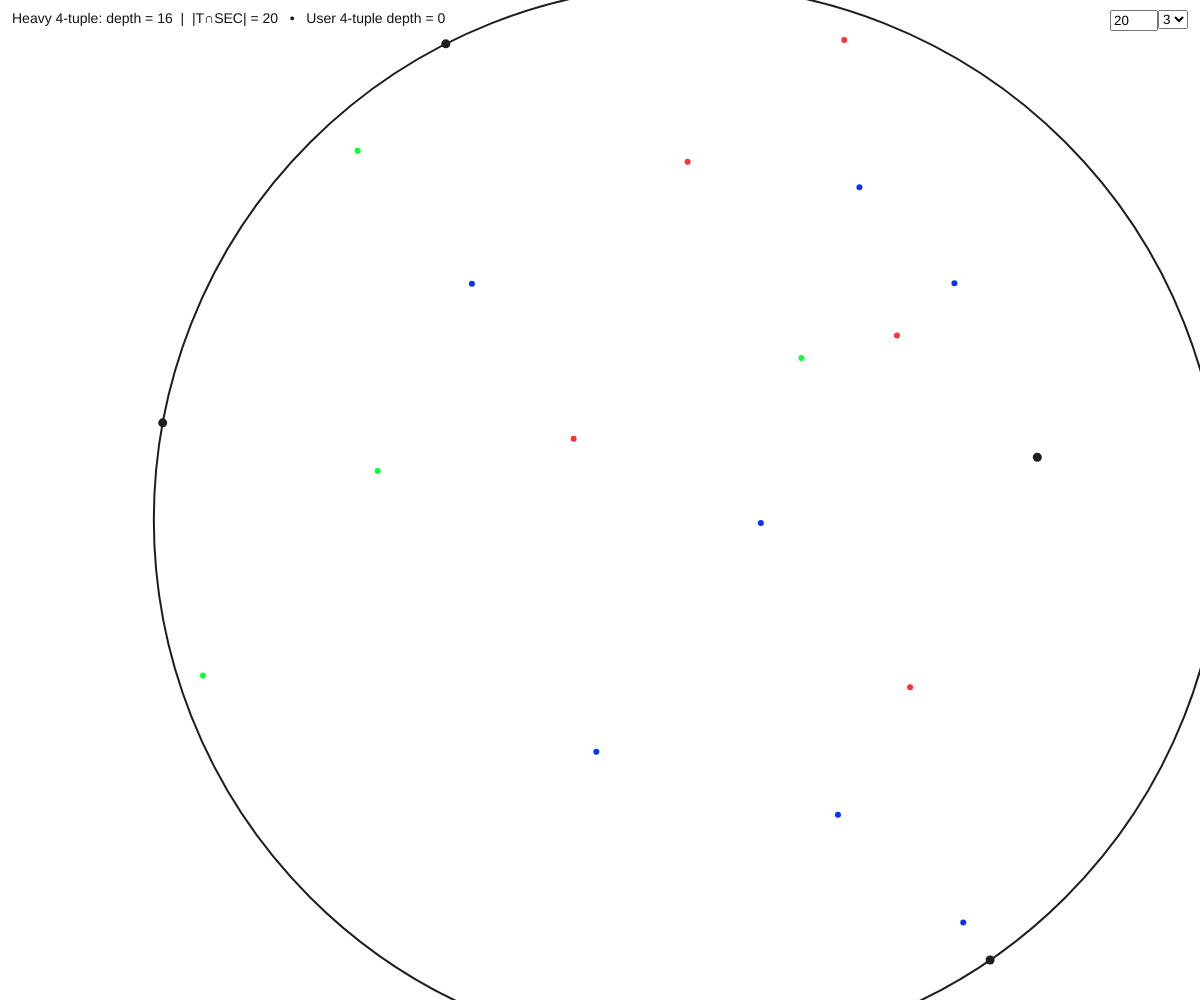
Frame 1 (no input)
Frame 60 (no input): identical to frame 1, image omitted
Frame 120 (the mouse pressed at the canvas centre since frame 60): identical to frame 1, image omitted

The p5.js sketch that drew this single still picture (run headless with seeded random() and noise() and a simulated clock; from frame 60 on, the mouse is pressed at the canvas centre):

// p5.js sketch
// ── sketch.js
const pad = 40;
let k = 3;
const k_choice = [3, 4, 5];
let cpts = 20;
const UNIT_R = 1;
const palette = [
  [10, 50, 255],
  [10, 255, 50],
  [255, 50, 50],
  [128, 128, 128],
  [230, 245, 40],
];
let view = { s: 1, ox: 0, oy: 0 };
let disk = { cx: 2, cy: 2, r: UNIT_R };
let pts = [];
let kSel;
let ptsInpt;
let ptColor = [];
let legend = "";
let userTuple = [];
let userCircle = null;
let userDepth = 0;

function setup() {
  createCanvas(windowWidth, windowHeight);
  kSel = createSelect();
  k_choice.forEach((v) => kSel.option(v));
  kSel.selected(k);
  kSel.position(windowWidth - kSel.width - 20, 10);
  pts = generateRandomPoints(cpts);
  recolorPoints();
  ptsInpt = createInput(cpts);
  ptsInpt.attribute("type", "number");
  ptsInpt.attribute("min", 5);
  ptsInpt.attribute("max", 200);
  ptsInpt.size(40);
  ptsInpt.position(windowWidth - ptsInpt.width - 50, 10);
  ptsInpt.changed(() => {
    const n = int(ptsInpt.value());
    pts = generateRandomPoints(n);
    recolorPoints();
    computeView();
    userTuple = [];
    userCircle = null;
  });
  computeView();
}

function draw() {
  randomSeed(1);
  nk = kSel ? int(kSel.value()) : k;
  if (nk != k) {
    k = nk;
    recolorPoints();
  }
  background(255);
  noStroke();
  for (let i = 0; i < pts.length; i++) {
    const s = toScreen(pts[i]);
    const [r, g, b] = palette[ptColor[i] % palette.length];
    fill(r, g, b);
    noStroke();
    circle(s.x, s.y, 6);

    if (userTuple && userTuple.includes(i)) {
      noFill();
      stroke(200, 50, 50); // highlight color
      strokeWeight(2);
      circle(s.x, s.y, 12); // slightly larger ring
    }
  }
  const heavy = heavyTupleSample(500);
  if (heavy && heavy.C) {
    const sC = toScreen({ x: heavy.C.cx, y: heavy.C.cy });
    noFill();
    stroke(30);
    strokeWeight(2);
    circle(sC.x, sC.y, 2 * heavy.C.r * view.s);

    noStroke();
    fill(30);
    for (const P of heavy.T) {
      const sp = toScreen(P);
      circle(sp.x, sp.y, 9);
    }
    legend = `Heavy 4-tuple: depth = ${heavy.depth}  |  |T∩SEC| = ${heavy.inside}`;
    if (userCircle) {
      const sC2 = toScreen({ x: userCircle.cx, y: userCircle.cy });
      noFill();
      stroke(200, 50, 50);
      strokeWeight(2);
      circle(sC2.x, sC2.y, 2 * userCircle.r * view.s);

      noStroke();
      fill(200, 50, 50);
      for (const idx of userTuple) {
        const sp = toScreen(pts[idx]);
        circle(sp.x, sp.y, 9);
      }
    }
    legend += `   •   User 4-tuple depth = ${userDepth}`;
  }
  drawLegendBoxes();
}

function drawLegendBoxes() {
  const x0 = 12,
    y0 = 14;
  textSize(14);
  textAlign(LEFT, CENTER);

  const padX = 8,
    padY = 6;
  const w = textWidth(legend) + 2 * padX;
  noStroke();
  fill(255, 230);
  rect(x0 - padX, y0 - padY, w, 24, 6);

  fill(20);
  text(legend, x0, y0 + 5);
}

windowResized = function () {
  resizeCanvas(windowWidth, windowHeight);
  computeView();
  kSel.position(windowWidth - kSel.width - 20, 10);
  ptsInpt.position(windowWidth - ptsInpt.width - 50, 10);
};

function computeView() {
  let minX = Infinity,
    minY = Infinity;
  let maxX = -Infinity,
    maxY = -Infinity;
  for (const p of pts) {
    minX = min(minX, p.x);
    minY = min(minY, p.y);
    maxX = max(maxX, p.x);
    maxY = max(maxY, p.y);
  }
  const rangeX = maxX - minX || 1; // if all x are equal || 1
  const rangeY = maxY - minY || 1; // if all y are equal || 1
  // Uniform scale so everything fits
  const sx = (width - 2 * pad) / rangeX;
  const sy = (height - 2 * pad) / rangeY;
  const s = min(sx, sy);
  // Ranges
  const cx = (minX + maxX) / 2;
  const cy = (minY + maxY) / 2;
  // Offsets so the data is centered
  const ox = width / 2 - s * cx;
  const oy = height / 2 - s * cy;

  view.s = s;
  view.ox = ox;
  view.oy = oy;
}

function toScreen(p) {
  return { x: view.s * p.x + view.ox, y: view.s * p.y + view.oy };
}

function fromScreen(x, y) {
  return {
    x: (x - view.ox) / view.s,
    y: (y - view.oy) / view.s,
  };
}

function generateRandomPoints(n, range = 3) {
  const pts = [];
  for (let i = 0; i < n; i++) {
    pts.push({
      x: random(range),
      y: random(range),
    });
  }
  return pts;
}

function recolorPoints() {
  ptColor = pts.map(() => floor(random(k)));
}

function circle2(A, B) {
  const cx = (A.x + B.x) / 2,
    cy = (A.y + B.y) / 2;
  const r = Math.hypot(A.x - B.x, A.y - B.y) / 2;
  return { cx, cy, r };
}
function circle3(A, B, C) {
  const ax = A.x,
    ay = A.y,
    bx = B.x,
    by = B.y,
    cx = C.x,
    cy = C.y;
  const d = 2 * (ax * (by - cy) + bx * (cy - ay) + cx * (ay - by));
  if (Math.abs(d) < 1e-12) return null;
  const ax2 = ax * ax + ay * ay,
    bx2 = bx * bx + by * by,
    cx2 = cx * cx + cy * cy;
  const ux = (ax2 * (by - cy) + bx2 * (cy - ay) + cx2 * (ay - by)) / d;
  const uy = (ax2 * (cx - bx) + bx2 * (ax - cx) + cx2 * (bx - ax)) / d;
  const r = Math.hypot(ux - ax, uy - ay);
  return { cx: ux, cy: uy, r };
}
function coversAll(C, pts) {
  if (!C) return false;
  for (const P of pts) {
    const dx = P.x - C.cx,
      dy = P.y - C.cy;
    if (dx * dx + dy * dy > C.r * C.r + 1e-10) return false;
  }
  return true;
}

function secOf4(A, B, C, D) {
  const S = [A, B, C, D];
  let best = null;

  const triples = [
    [A, B, C],
    [A, B, D],
    [A, C, D],
    [B, C, D],
  ];
  for (const [p, q, r] of triples) {
    const C3 = circle3(p, q, r);
    if (coversAll(C3, S) && (!best || C3.r < best.r)) best = C3;
  }

  const pairs = [
    [A, B],
    [A, C],
    [A, D],
    [B, C],
    [B, D],
    [C, D],
  ];
  for (const [p, q] of pairs) {
    const C2 = circle2(p, q);
    if (coversAll(C2, S) && (!best || C2.r < best.r)) best = C2;
  }
  return best;
}

function heavyTupleSample(samples = 500) {
  if (pts.length < 4) return null;
  let best = { depth: -1, C: null, T: null };
  for (let s = 0; s < samples; s++) {
    const idx = new Set();
    while (idx.size < 4) idx.add(floor(random(pts.length)));
    const [i, j, k, l] = [...idx];
    const A = pts[i],
      B = pts[j],
      C = pts[k],
      D = pts[l];
    const circ = secOf4(A, B, C, D);
    if (!circ) continue;

    let inside = 0;
    for (const P of pts) {
      const dx = P.x - circ.cx,
        dy = P.y - circ.cy;
      if (dx * dx + dy * dy <= circ.r * circ.r + 1e-10) inside++;
    }
    const depth = inside - 4;
    if (depth > best.depth) best = { depth, C: circ, T: [A, B, C, D], inside };
  }
  return best;
}

function nearestPointIndex(mx, my, maxDist = 10) {
  let best = -1;
  let bestD2 = maxDist * maxDist;
  for (let i = 0; i < pts.length; i++) {
    const s = toScreen(pts[i]);
    const dx = s.x - mx;
    const dy = s.y - my;
    const d2 = dx * dx + dy * dy;
    if (d2 < bestD2) {
      bestD2 = d2;
      best = i;
    }
  }
  return best;
}

function mousePressed() {
  const idx = nearestPointIndex(mouseX, mouseY);
  if (idx === -1) return; // click too far from any point

  // avoid duplicates
  if (!userTuple.includes(idx)) {
    userTuple.push(idx);
  }

  // keep only the last 4 selections
  if (userTuple.length > 4) {
    userTuple.shift();
  }

  // when we have exactly 4 points, compute SEC + depth
  if (userTuple.length === 4) {
    const [i, j, k, l] = userTuple;
    const A = pts[i],
      B = pts[j],
      C = pts[k],
      D = pts[l];
    const circ = secOf4(A, B, C, D);
    if (!circ) {
      userCircle = null;
      userDepth = 0;
      return;
    }

    userCircle = circ;

    // count how many points lie inside this SEC (including the 4)
    let inside = 0;
    for (const P of pts) {
      const dx = P.x - circ.cx;
      const dy = P.y - circ.cy;
      if (dx * dx + dy * dy <= circ.r * circ.r + 1e-10) inside++;
    }
    userDepth = inside - 4; // depth = extra points
  }
}
